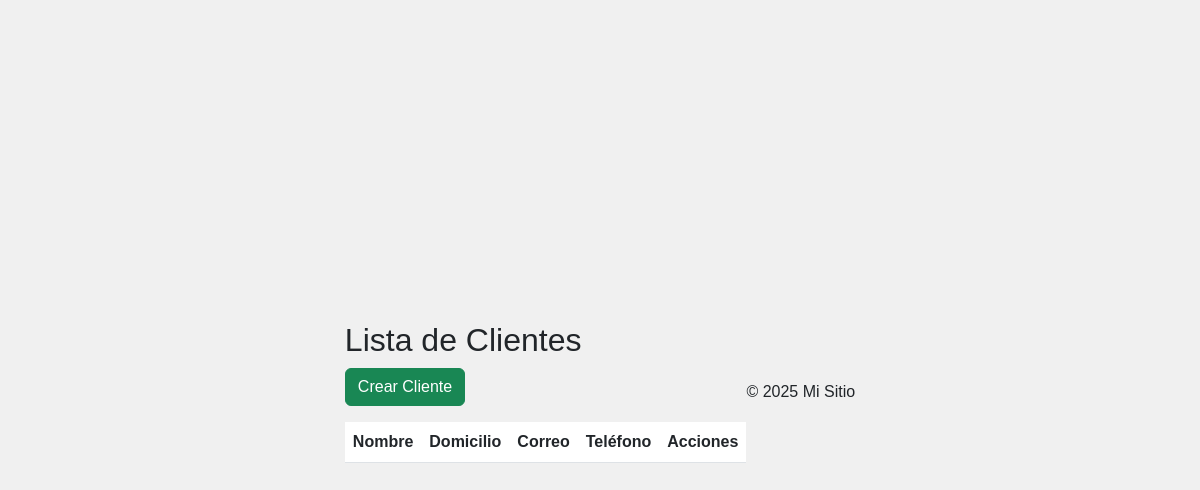
/clientes/, run on an earlier commit of the app's database.
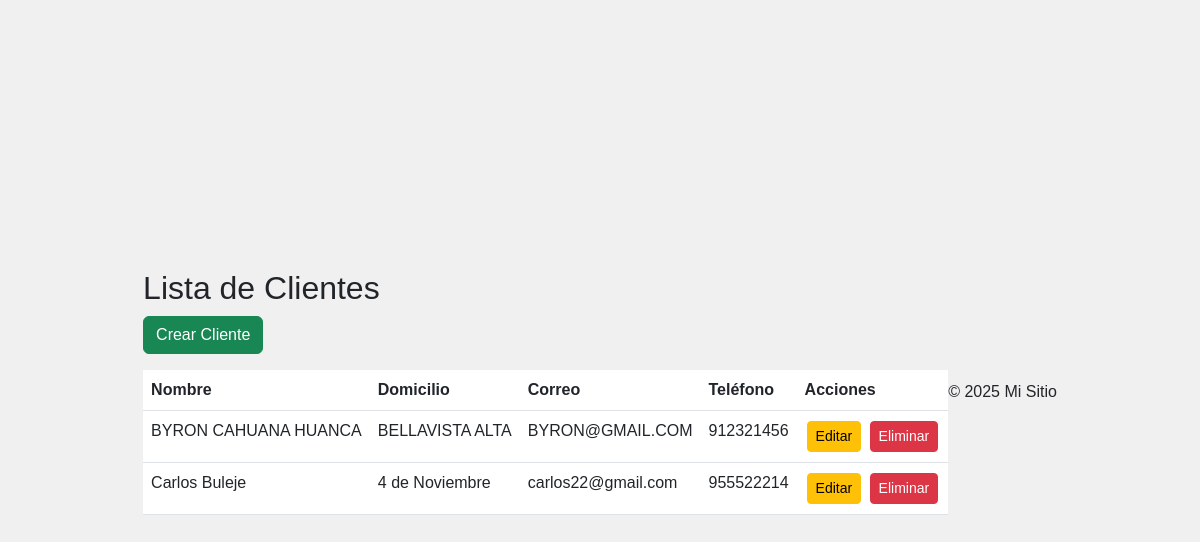
And on a later commit of the database.
### app_apay/models.py (models this page shows, shortened)
class Cliente(models.Model):
    nombre_completo = models.CharField(max_length=200)  # Nombre completo del cliente
    domicilio = models.CharField(max_length=200)  # Dirección de entrega
    correo = models.EmailField(unique=True)  # Correo electrónico del cliente
    telefono = models.CharField(max_length=15)  # Teléfono del cliente

### app_apay/views.py (the view)
# urls.py: path('clientes/', views.ListarClientes.as_view(), name='listar_clientes'),
class ListarClientes(ListView):
    model = Cliente
    template_name = 'customers/listar_clientes.html'
    context_object_name = 'clientes'

### app_apay/templates/customers/listar_clientes.html
{% extends "base.html" %}
{% block content %}
<div class="dashboard-container">
    <h2>Lista de Clientes</h2>
    <a href="{% url 'crear_cliente' %}" class="btn btn-success mb-3">Crear Cliente</a>
    <table class="table">
        <thead>
            <tr>
                <th>Nombre</th>
                <th>Domicilio</th>
                <th>Correo</th>
                <th>Teléfono</th>
                <th>Acciones</th>
            </tr>
        </thead>
        <tbody>
            {% for cliente in clientes %}
            <tr>
                <td>{{ cliente.nombre_completo }}</td>
                <td>{{ cliente.domicilio }}</td>
                <td>{{ cliente.correo }}</td>
                <td>{{ cliente.telefono }}</td>
                <td>
                    <a href="{% url 'actualizar_cliente' cliente.id %}" class="btn btn-warning btn-sm">Editar</a>
                    <a href="{% url 'eliminar_cliente' cliente.id %}" class="btn btn-danger btn-sm">Eliminar</a>
                </td>
            </tr>
            {% endfor %}
        </tbody>
    </table>
</div>
{% endblock %}

### app_apay/templates/base.html (shortened to what this page needs)
{% load static %}
<!DOCTYPE html>
<html lang="es">
<head>
    <link href="https://cdn.jsdelivr.net/npm/bootstrap@5.3.0/dist/css/bootstrap.min.css" rel="stylesheet">
    <link href="https://cdnjs.cloudflare.com/ajax/libs/font-awesome/6.0.0-beta3/css/all.min.css" rel="stylesheet">
    <link rel="stylesheet" href="{% static 'css/styles.css' %}">
    <link rel="stylesheet" href="{% static 'css/login.css' %}">
</head>
<body>
    <main>
        {% block content %}
        {% endblock %}
    </main>
    <footer>
        <p>&copy; 2025 Mi Sitio</p>
    </footer>
</body>
</html>

### app_apay/static/css/styles.css (style rules this page uses)
.btn-sm { margin: 2px; }

### app_apay/static/css/login.css (style rules this page uses)
body { font-family: Arial, sans-serif; background-color: #f0f0f0; display: flex; justify-content: center; align-items: center; height: 100vh; margin: 0; }

What changed in the data, as far as the page shows it:
added Cliente: nombre_completo "BYRON CAHUANA HUANCA", domicilio "BELLAVISTA ALTA", correo "BYRON@GMAIL.COM", telefono "912321456"
added Cliente: nombre_completo "Carlos Buleje", domicilio "4 de Noviembre", correo "carlos22@gmail.com", telefono "955522214"
